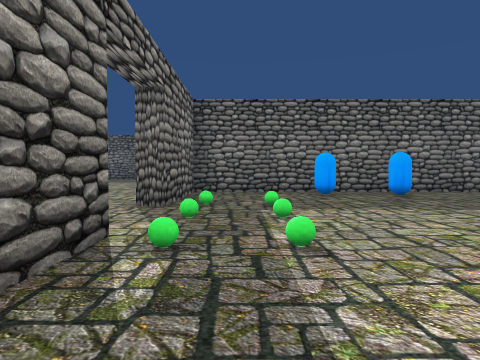
[1] (above)

24 first-person views from a walk through a 3-D level made in the Unity game engine. The camera is 1.3 m above the floor, tilts 2° down and sees 70° across. The floor is counted in squares, 2 m on a side. Each view is taken from the middle of a square. On the plan, view 1 faces up. The plan holds only what a view shows up to about 10 squares ahead; the rest is blank. The place goes on beyond the plan. The player character is not drawn. Some surface patterns are stand-ins.

[2]
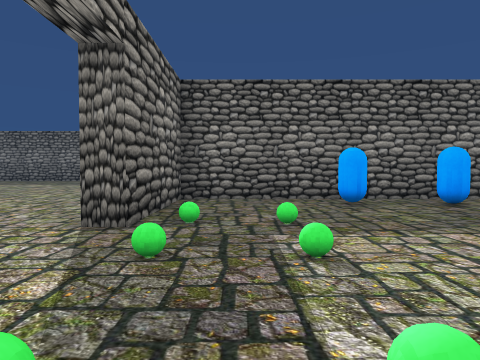

[3]
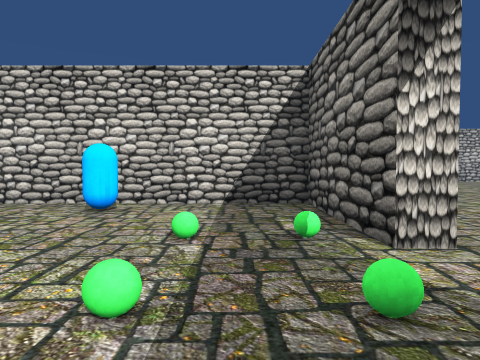

[4]
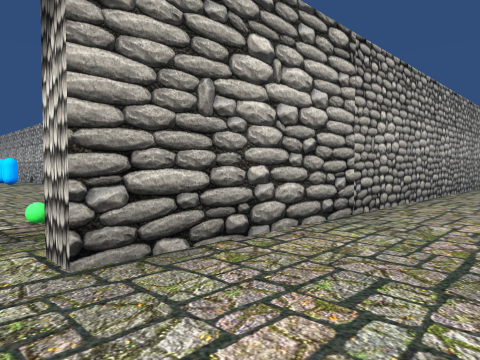

[5]
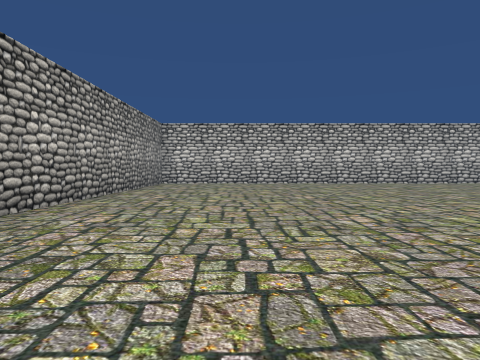

[6]
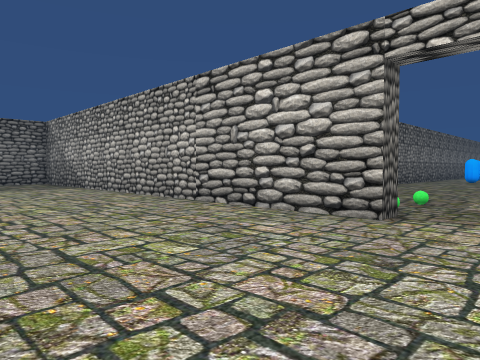

[7]
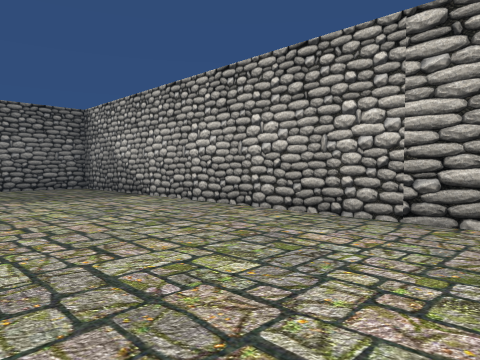

[8]
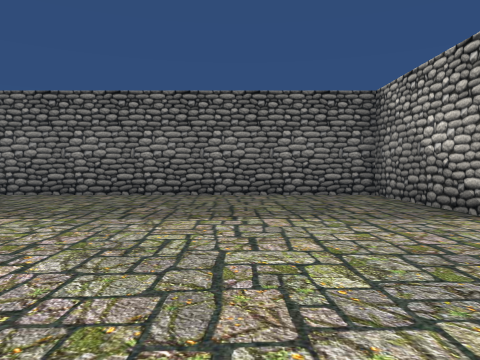

[9]
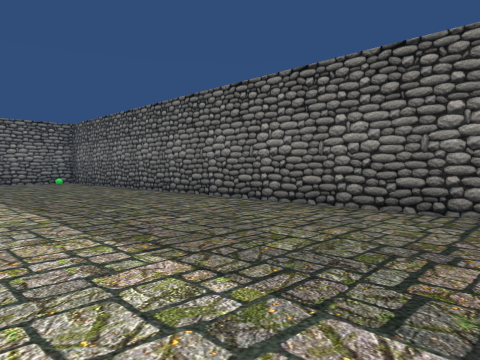

[10]
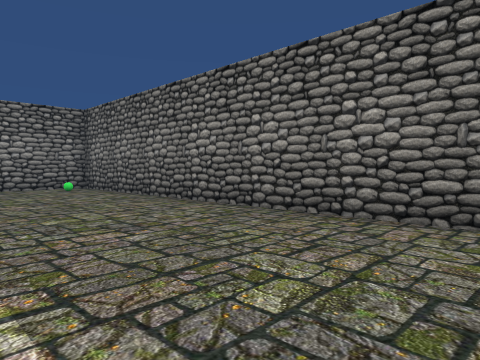

[11]
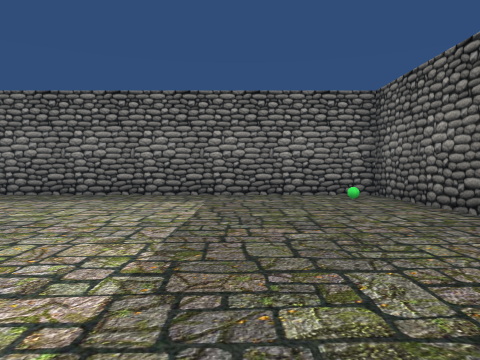

[12]
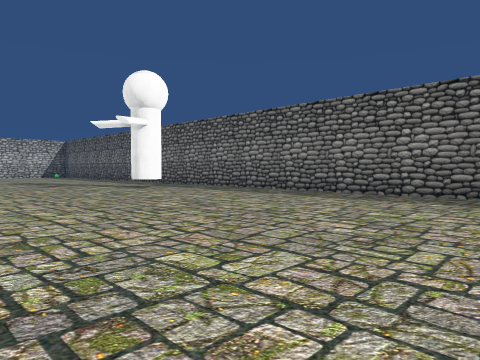

[13]
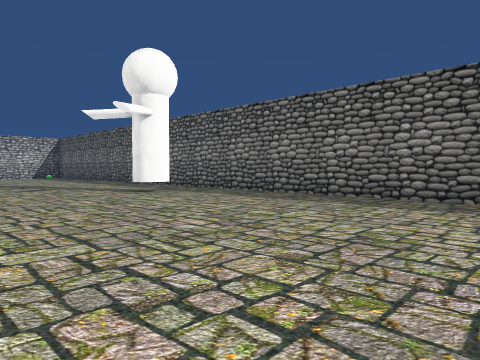

[14]
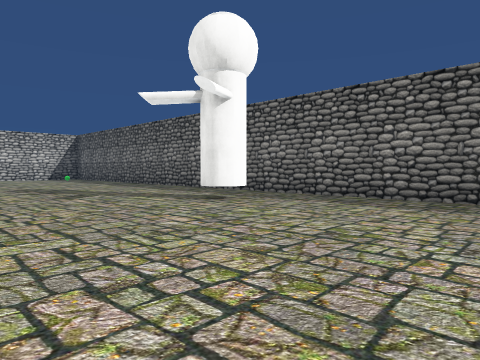

[15]
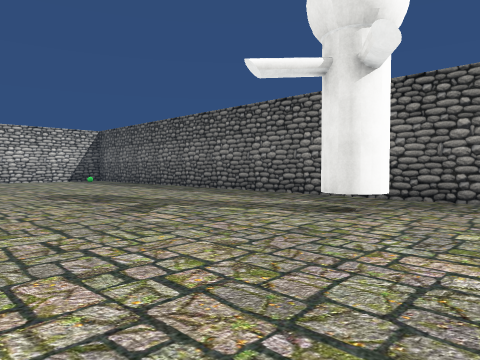

[16]
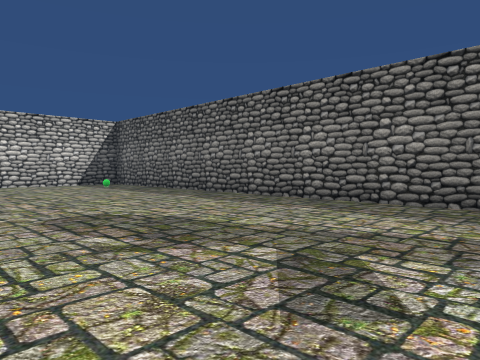

[17]
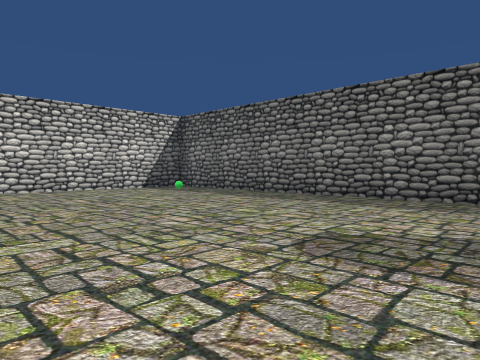

[18]
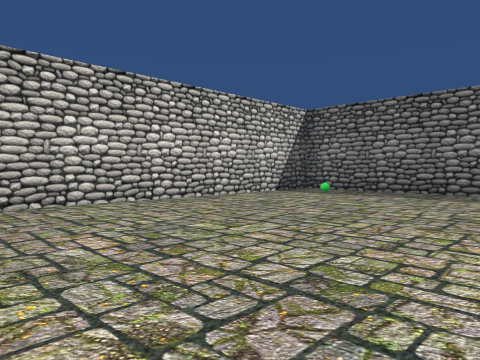

[19]
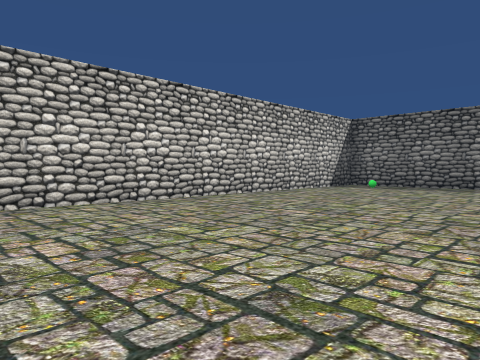

[20]
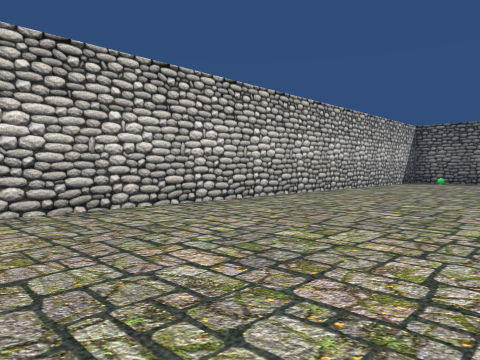

[21]
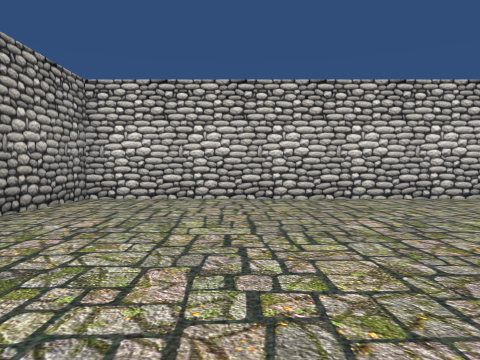

[22]
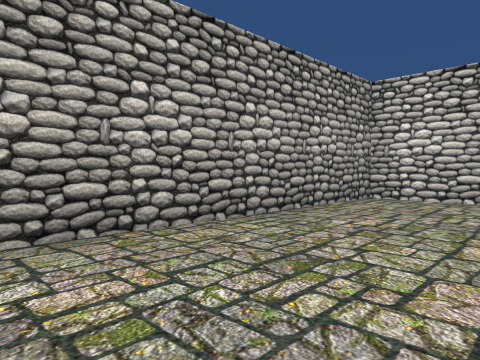

[23]
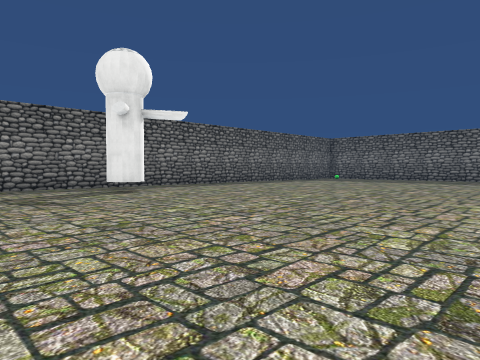

[24]
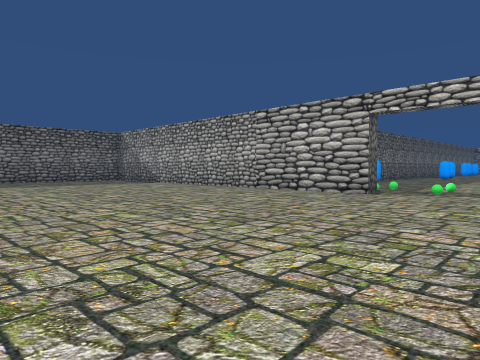

### Floor plan
Points are (right, up) in squares from view 1. A wall is a line through its corners. A room is listed if a view was taken in it or the views show most of it. See-through windows are left out.
Room 1 (views 1, 2, 3)
walls: (-1.2, 3.3) (-1.2, -0.2) (3.5, -0.2); (3.5, 9.2) (-1.2, 9.2) (-1.2, 5.8)
ways out: opening at (-1, 4.5) to room 2
objects: green ball (-1, 5); green ball (1, 3); green ball (1, 5); green ball (1, 6); blue capsule (2, 1); blue capsule (2, 8)
Room 2 (views 4, 5, 6, 7, 8, 9, 10, 11, 12, 13, 14, 15, 16, 17, 18, 19, 20, 21, 22, 23, 24)
walls: (-1.2, 5.8) (-1.8, 5.8) (-1.8, 19.3) (-21.3, 19.3) (-21.3, -8.9); (-19.9, -10.2) (-1.8, -10.2) (-1.8, 3.3) (-1.2, 3.3)
ways out: opening at (-1, 4.5) to room 1
objects: other object (-20, -9); other object (-20, 18); other object (-19, 4) to (-19, 5)

Positions as (right, up) in squares from view 1, and headings:
1: (0, 0), facing up
2: (0, 2), facing up
3: (0, 6), facing down
4: (-4, 4), facing down-right
5: (-5, 4), facing down
6: (-6, 4), facing up-right
7: (-6, 8), facing up-right
8: (-5, 11), facing up
9: (-6, 14), facing up-left
10: (-10, 15), facing up-left
11: (-13, 16), facing left
12: (-13, 15), facing down-left
13: (-14, 13), facing down-left
14: (-14, 10), facing down-left
15: (-14, 7), facing down-left
16: (-15, 3), facing down-left
17: (-14, 0), facing down-left
18: (-12, -4), facing down-left
19: (-9, -4), facing down-left
20: (-5, -5), facing down-left
21: (-5, -3), facing down
22: (-5, -3), facing down-right
23: (-10, 0), facing up-left
24: (-10, 2), facing up-right
